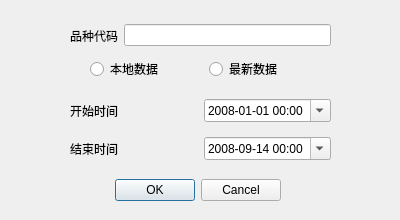
<?xml version="1.0" encoding="UTF-8"?>
<ui version="4.0">
 <class>CodeInputDialog</class>
 <widget class="QDialog" name="CodeInputDialog">
  <property name="geometry">
   <rect>
    <x>0</x>
    <y>0</y>
    <width>400</width>
    <height>220</height>
   </rect>
  </property>
  <property name="windowTitle">
   <string>Dialog</string>
  </property>
  <widget class="QDialogButtonBox" name="buttonBox">
   <property name="geometry">
    <rect>
     <x>100</x>
     <y>170</y>
     <width>181</width>
     <height>41</height>
    </rect>
   </property>
   <property name="orientation">
    <enum>Qt::Horizontal</enum>
   </property>
   <property name="standardButtons">
    <set>QDialogButtonBox::Cancel|QDialogButtonBox::Ok</set>
   </property>
  </widget>
  <widget class="QWidget" name="horizontalLayoutWidget">
   <property name="geometry">
    <rect>
     <x>90</x>
     <y>49</y>
     <width>231</width>
     <height>41</height>
    </rect>
   </property>
   <layout class="QHBoxLayout" name="horizontalLayout">
    <item>
     <widget class="QRadioButton" name="localdataButton">
      <property name="text">
       <string>本地数据</string>
      </property>
     </widget>
    </item>
    <item>
     <widget class="QRadioButton" name="newdataButton">
      <property name="text">
       <string>最新数据</string>
      </property>
     </widget>
    </item>
   </layout>
  </widget>
  <widget class="QWidget" name="verticalLayoutWidget">
   <property name="geometry">
    <rect>
     <x>70</x>
     <y>90</y>
     <width>261</width>
     <height>80</height>
    </rect>
   </property>
   <layout class="QVBoxLayout" name="verticalLayout">
    <item>
     <layout class="QHBoxLayout" name="horizontalLayout_4">
      <item>
       <widget class="QLabel" name="label">
        <property name="text">
         <string>开始时间</string>
        </property>
       </widget>
      </item>
      <item>
       <widget class="QDateTimeEdit" name="StartTimeEdit">
        <property name="dateTime">
         <datetime>
          <hour>0</hour>
          <minute>0</minute>
          <second>0</second>
          <year>2008</year>
          <month>1</month>
          <day>1</day>
         </datetime>
        </property>
        <property name="minimumDateTime">
         <datetime>
          <hour>0</hour>
          <minute>0</minute>
          <second>0</second>
          <year>2008</year>
          <month>1</month>
          <day>1</day>
         </datetime>
        </property>
        <property name="currentSection">
         <enum>QDateTimeEdit::YearSection</enum>
        </property>
        <property name="displayFormat">
         <string>yyyy-MM-dd HH:mm</string>
        </property>
        <property name="calendarPopup">
         <bool>true</bool>
        </property>
       </widget>
      </item>
     </layout>
    </item>
    <item>
     <layout class="QHBoxLayout" name="horizontalLayout_5">
      <item>
       <widget class="QLabel" name="label_2">
        <property name="text">
         <string>结束时间</string>
        </property>
       </widget>
      </item>
      <item>
       <widget class="QDateTimeEdit" name="EndTimeEdit">
        <property name="dateTime">
         <datetime>
          <hour>0</hour>
          <minute>0</minute>
          <second>0</second>
          <year>2008</year>
          <month>9</month>
          <day>14</day>
         </datetime>
        </property>
        <property name="minimumDate">
         <date>
          <year>2008</year>
          <month>1</month>
          <day>1</day>
         </date>
        </property>
        <property name="maximumTime">
         <time>
          <hour>23</hour>
          <minute>59</minute>
          <second>59</second>
         </time>
        </property>
        <property name="currentSection">
         <enum>QDateTimeEdit::YearSection</enum>
        </property>
        <property name="displayFormat">
         <string>yyyy-MM-dd HH:mm</string>
        </property>
        <property name="calendarPopup">
         <bool>true</bool>
        </property>
       </widget>
      </item>
     </layout>
    </item>
   </layout>
  </widget>
  <widget class="QWidget" name="horizontalLayoutWidget_4">
   <property name="geometry">
    <rect>
     <x>70</x>
     <y>20</y>
     <width>261</width>
     <height>31</height>
    </rect>
   </property>
   <layout class="QHBoxLayout" name="horizontalLayout_6">
    <item>
     <widget class="QLabel" name="label_3">
      <property name="text">
       <string>品种代码</string>
      </property>
     </widget>
    </item>
    <item>
     <widget class="QLineEdit" name="CodelineEdit">
      <property name="sizePolicy">
       <sizepolicy hsizetype="Expanding" vsizetype="Fixed">
        <horstretch>0</horstretch>
        <verstretch>0</verstretch>
       </sizepolicy>
      </property>
     </widget>
    </item>
   </layout>
  </widget>
 </widget>
 <resources/>
 <connections>
  <connection>
   <sender>buttonBox</sender>
   <signal>accepted()</signal>
   <receiver>CodeInputDialog</receiver>
   <slot>accept()</slot>
   <hints>
    <hint type="sourcelabel">
     <x>248</x>
     <y>254</y>
    </hint>
    <hint type="destinationlabel">
     <x>157</x>
     <y>274</y>
    </hint>
   </hints>
  </connection>
  <connection>
   <sender>buttonBox</sender>
   <signal>rejected()</signal>
   <receiver>CodeInputDialog</receiver>
   <slot>reject()</slot>
   <hints>
    <hint type="sourcelabel">
     <x>316</x>
     <y>260</y>
    </hint>
    <hint type="destinationlabel">
     <x>286</x>
     <y>274</y>
    </hint>
   </hints>
  </connection>
 </connections>
</ui>
